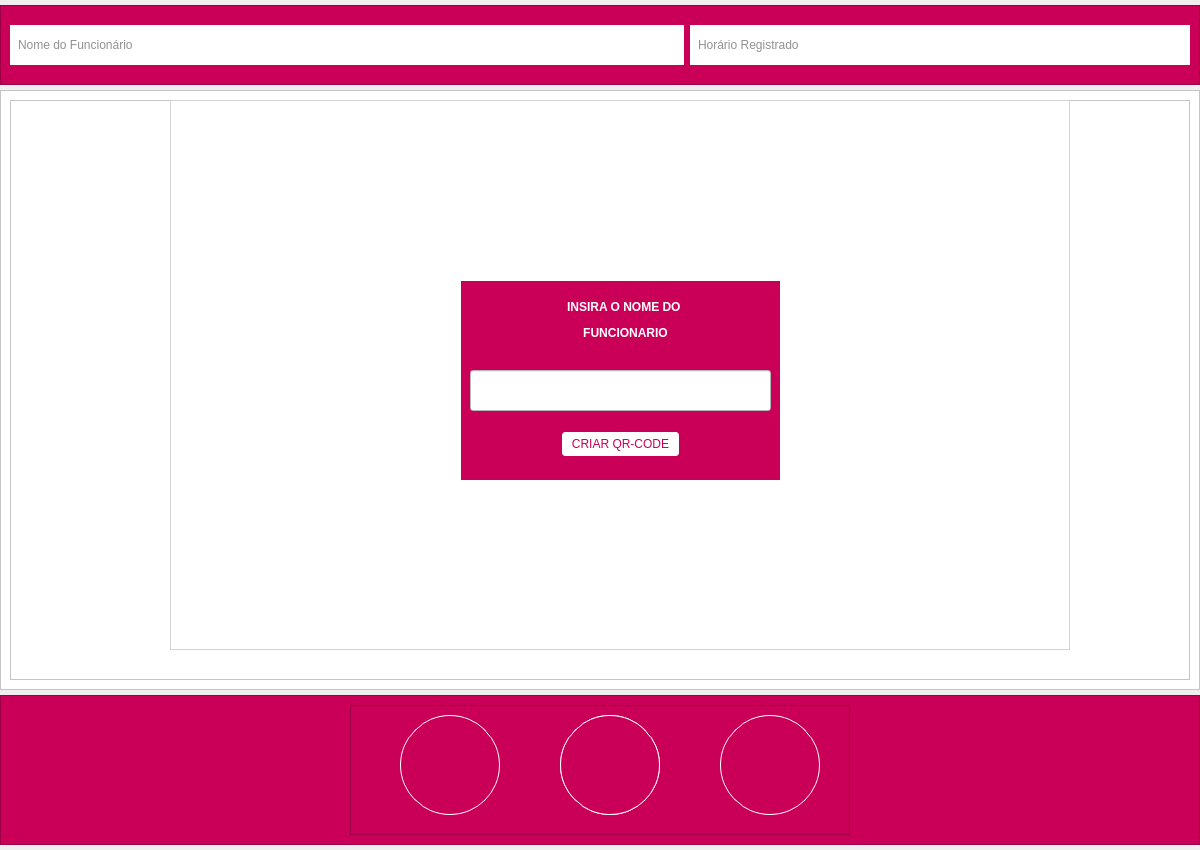
<?xml version="1.0" encoding="UTF-8"?>
<ui version="4.0">
 <class>MainWindow</class>
 <widget class="QMainWindow" name="MainWindow">
  <property name="enabled">
   <bool>true</bool>
  </property>
  <property name="geometry">
   <rect>
    <x>0</x>
    <y>0</y>
    <width>1200</width>
    <height>850</height>
   </rect>
  </property>
  <property name="maximumSize">
   <size>
    <width>1300</width>
    <height>850</height>
   </size>
  </property>
  <property name="windowTitle">
   <string>BANCO DE HORA</string>
  </property>
  <property name="windowIcon">
   <iconset resource="_imagens/imagens.qrc">
    <normaloff>:/newPrefix/clinica-_2_.ico</normaloff>:/newPrefix/clinica-_2_.ico</iconset>
  </property>
  <widget class="QWidget" name="centralwidget">
   <property name="sizePolicy">
    <sizepolicy hsizetype="MinimumExpanding" vsizetype="MinimumExpanding">
     <horstretch>0</horstretch>
     <verstretch>0</verstretch>
    </sizepolicy>
   </property>
   <property name="minimumSize">
    <size>
     <width>1200</width>
     <height>800</height>
    </size>
   </property>
   <property name="maximumSize">
    <size>
     <width>1300</width>
     <height>850</height>
    </size>
   </property>
   <layout class="QVBoxLayout" name="verticalLayout">
    <property name="spacing">
     <number>0</number>
    </property>
    <property name="leftMargin">
     <number>0</number>
    </property>
    <property name="topMargin">
     <number>0</number>
    </property>
    <property name="rightMargin">
     <number>0</number>
    </property>
    <property name="bottomMargin">
     <number>0</number>
    </property>
    <item>
     <widget class="QFrame" name="frame">
      <property name="minimumSize">
       <size>
        <width>1200</width>
        <height>80</height>
       </size>
      </property>
      <property name="maximumSize">
       <size>
        <width>1300</width>
        <height>80</height>
       </size>
      </property>
      <property name="styleSheet">
       <string notr="true">background-color: rgb(202,0,88);</string>
      </property>
      <property name="frameShape">
       <enum>QFrame::StyledPanel</enum>
      </property>
      <property name="frameShadow">
       <enum>QFrame::Raised</enum>
      </property>
      <layout class="QHBoxLayout" name="horizontalLayout_3">
       <item>
        <widget class="QLabel" name="nome_func">
         <property name="maximumSize">
          <size>
           <width>16777215</width>
           <height>40</height>
          </size>
         </property>
         <property name="styleSheet">
          <string notr="true">background-color: rgb(255, 255, 255);
color: rgb(145, 145, 145);
font: 75 12pt &quot;Arial&quot;;
padding-left: 5px;</string>
         </property>
         <property name="text">
          <string>Nome do Funcionário</string>
         </property>
        </widget>
       </item>
       <item>
        <widget class="QLabel" name="hora_func">
         <property name="maximumSize">
          <size>
           <width>500</width>
           <height>40</height>
          </size>
         </property>
         <property name="styleSheet">
          <string notr="true">background-color: rgb(255, 255, 255);
color: rgb(145, 145, 145);
font: 75 12pt &quot;Arial&quot;;
padding-left: 5px;</string>
         </property>
         <property name="text">
          <string>Horário Registrado</string>
         </property>
        </widget>
       </item>
      </layout>
     </widget>
    </item>
    <item>
     <widget class="QFrame" name="frame_2">
      <property name="sizePolicy">
       <sizepolicy hsizetype="Fixed" vsizetype="Fixed">
        <horstretch>0</horstretch>
        <verstretch>0</verstretch>
       </sizepolicy>
      </property>
      <property name="minimumSize">
       <size>
        <width>1100</width>
        <height>500</height>
       </size>
      </property>
      <property name="maximumSize">
       <size>
        <width>1200</width>
        <height>600</height>
       </size>
      </property>
      <property name="styleSheet">
       <string notr="true">background-color: rgb(255, 255, 255);</string>
      </property>
      <property name="frameShape">
       <enum>QFrame::StyledPanel</enum>
      </property>
      <property name="frameShadow">
       <enum>QFrame::Raised</enum>
      </property>
      <layout class="QHBoxLayout" name="horizontalLayout_2">
       <item>
        <widget class="QFrame" name="frame_4">
         <property name="frameShape">
          <enum>QFrame::StyledPanel</enum>
         </property>
         <property name="frameShadow">
          <enum>QFrame::Raised</enum>
         </property>
         <widget class="QLabel" name="imgLabel">
          <property name="geometry">
           <rect>
            <x>160</x>
            <y>0</y>
            <width>900</width>
            <height>550</height>
           </rect>
          </property>
          <property name="minimumSize">
           <size>
            <width>700</width>
            <height>500</height>
           </size>
          </property>
          <property name="maximumSize">
           <size>
            <width>900</width>
            <height>700</height>
           </size>
          </property>
          <property name="sizeIncrement">
           <size>
            <width>0</width>
            <height>0</height>
           </size>
          </property>
          <property name="styleSheet">
           <string notr="true">background-color: rgb(255, 255, 255);
border:1px solid;
border-color: rgb(212, 212, 212);</string>
          </property>
          <property name="text">
           <string/>
          </property>
         </widget>
         <widget class="QFrame" name="info">
          <property name="geometry">
           <rect>
            <x>450</x>
            <y>180</y>
            <width>321</width>
            <height>201</height>
           </rect>
          </property>
          <property name="styleSheet">
           <string notr="true">QFrame#info{
background-color: rgb(202,0,88);
border: 1px solid white;
}</string>
          </property>
          <property name="frameShape">
           <enum>QFrame::StyledPanel</enum>
          </property>
          <property name="frameShadow">
           <enum>QFrame::Raised</enum>
          </property>
          <widget class="QLabel" name="info_text">
           <property name="geometry">
            <rect>
             <x>20</x>
             <y>50</y>
             <width>281</width>
             <height>101</height>
            </rect>
           </property>
           <property name="styleSheet">
            <string notr="true">background-color: rgb(202,0,88);
color: white;</string>
           </property>
           <property name="text">
            <string>&lt;html&gt;&lt;head/&gt;&lt;body&gt;&lt;p align=&quot;center&quot;&gt;&lt;br/&gt;&lt;/p&gt;&lt;/body&gt;&lt;/html&gt;</string>
           </property>
           <property name="alignment">
            <set>Qt::AlignCenter</set>
           </property>
          </widget>
         </widget>
         <widget class="QFrame" name="pega_nome">
          <property name="geometry">
           <rect>
            <x>450</x>
            <y>180</y>
            <width>321</width>
            <height>201</height>
           </rect>
          </property>
          <property name="styleSheet">
           <string notr="true">QFrame#pega_nome{
background-color: rgb(202,0,88);
border: 1px solid white;
}</string>
          </property>
          <property name="frameShape">
           <enum>QFrame::StyledPanel</enum>
          </property>
          <property name="frameShadow">
           <enum>QFrame::Raised</enum>
          </property>
          <widget class="QLabel" name="info_text_2">
           <property name="geometry">
            <rect>
             <x>50</x>
             <y>10</y>
             <width>231</width>
             <height>61</height>
            </rect>
           </property>
           <property name="styleSheet">
            <string notr="true">background-color: rgb(202,0,88);
color: white;</string>
           </property>
           <property name="text">
            <string>&lt;html&gt;&lt;head/&gt;&lt;body&gt;&lt;p align=&quot;center&quot;&gt;&lt;span style=&quot; font-size:9pt; font-weight:600;&quot;&gt;INSIRA O NOME DO &lt;/span&gt;&lt;/p&gt;&lt;p align=&quot;center&quot;&gt;&lt;span style=&quot; font-size:9pt; font-weight:600;&quot;&gt;FUNCIONARIO&lt;/span&gt;&lt;/p&gt;&lt;/body&gt;&lt;/html&gt;</string>
           </property>
           <property name="alignment">
            <set>Qt::AlignCenter</set>
           </property>
          </widget>
          <widget class="QLineEdit" name="nome">
           <property name="geometry">
            <rect>
             <x>10</x>
             <y>90</y>
             <width>301</width>
             <height>41</height>
            </rect>
           </property>
          </widget>
          <widget class="QPushButton" name="enviar_nome">
           <property name="geometry">
            <rect>
             <x>100</x>
             <y>150</y>
             <width>121</width>
             <height>28</height>
            </rect>
           </property>
           <property name="styleSheet">
            <string notr="true">QPushButton#enviar_nome{
color: rgb(202,0,88);
font: 75 8pt &quot;MS Shell Dlg 2&quot;;
border: 2px solid  rgb(202,0,88);
border-radius: 5px;
}
QPushButton#enviar_nome:hover:pressed{
background-color: rgb(202,0,88);
color: white;
font: 75 8pt &quot;MS Shell Dlg 2&quot;;
border: 2px solid white;
border-radius: 5px;
}</string>
           </property>
           <property name="text">
            <string>CRIAR QR-CODE</string>
           </property>
          </widget>
         </widget>
        </widget>
       </item>
      </layout>
     </widget>
    </item>
    <item>
     <widget class="QFrame" name="frame_3">
      <property name="minimumSize">
       <size>
        <width>1200</width>
        <height>150</height>
       </size>
      </property>
      <property name="maximumSize">
       <size>
        <width>1300</width>
        <height>150</height>
       </size>
      </property>
      <property name="styleSheet">
       <string notr="true">background-color: rgb(202,0,88);</string>
      </property>
      <property name="frameShape">
       <enum>QFrame::StyledPanel</enum>
      </property>
      <property name="frameShadow">
       <enum>QFrame::Raised</enum>
      </property>
      <layout class="QHBoxLayout" name="horizontalLayout">
       <item>
        <widget class="QFrame" name="frame_5">
         <property name="minimumSize">
          <size>
           <width>500</width>
           <height>0</height>
          </size>
         </property>
         <property name="maximumSize">
          <size>
           <width>500</width>
           <height>16777215</height>
          </size>
         </property>
         <property name="styleSheet">
          <string notr="true"/>
         </property>
         <property name="frameShape">
          <enum>QFrame::StyledPanel</enum>
         </property>
         <property name="frameShadow">
          <enum>QFrame::Raised</enum>
         </property>
         <widget class="QPushButton" name="sair">
          <property name="geometry">
           <rect>
            <x>370</x>
            <y>10</y>
            <width>100</width>
            <height>100</height>
           </rect>
          </property>
          <property name="minimumSize">
           <size>
            <width>100</width>
            <height>100</height>
           </size>
          </property>
          <property name="styleSheet">
           <string notr="true">QPushButton#sair{
background-image: url(:/newPrefix/sair_branco.png);
background-repeat:no-repeat;
background-position:center;
border: 1px solid white;
border-radius: 50px;}
QPushButton#sair:hover:pressed{
background-color: rgb(244,123,166);
}</string>
          </property>
          <property name="text">
           <string/>
          </property>
         </widget>
         <widget class="QPushButton" name="abrir_camera">
          <property name="geometry">
           <rect>
            <x>210</x>
            <y>10</y>
            <width>100</width>
            <height>100</height>
           </rect>
          </property>
          <property name="minimumSize">
           <size>
            <width>100</width>
            <height>100</height>
           </size>
          </property>
          <property name="styleSheet">
           <string notr="true">QPushButton#abrir_camera{
background-image: url(:/newPrefix/camera_branca.png);
background-repeat:no-repeat;
background-position:center;
border: 1px solid white;
border-radius: 50px;}
QPushButton#abrir_camera:hover:pressed{
background-color: rgb(244,123,166);
}</string>
          </property>
          <property name="text">
           <string/>
          </property>
         </widget>
         <widget class="QPushButton" name="fechar_camera">
          <property name="geometry">
           <rect>
            <x>210</x>
            <y>10</y>
            <width>100</width>
            <height>100</height>
           </rect>
          </property>
          <property name="minimumSize">
           <size>
            <width>100</width>
            <height>100</height>
           </size>
          </property>
          <property name="styleSheet">
           <string notr="true">QPushButton#fechar_camera{
background-image: url(:/newPrefix/desligar_camera_branca.png);
background-repeat:no-repeat;
background-position:center;
border: 1px solid white;
border-radius: 50px;}
QPushButton#fechar_camera:hover:pressed{
background-color: rgb(244,123,166);

}</string>
          </property>
          <property name="text">
           <string/>
          </property>
         </widget>
         <widget class="QPushButton" name="qr_code">
          <property name="geometry">
           <rect>
            <x>50</x>
            <y>10</y>
            <width>100</width>
            <height>100</height>
           </rect>
          </property>
          <property name="minimumSize">
           <size>
            <width>100</width>
            <height>100</height>
           </size>
          </property>
          <property name="whatsThis">
           <string>Cria Qr-Code</string>
          </property>
          <property name="styleSheet">
           <string notr="true">QPushButton#qr_code{
background-image: url(:/newPrefix/criar_qr_code.png);
background-repeat:no-repeat;
background-position:center;
border: 1px solid white;
border-radius: 50px;}
QPushButton#qr_code:hover:pressed{
background-color: rgb(244,123,166);

}</string>
          </property>
          <property name="text">
           <string/>
          </property>
         </widget>
        </widget>
       </item>
      </layout>
     </widget>
    </item>
   </layout>
  </widget>
 </widget>
 <resources>
  <include location="_imagens/imagens.qrc"/>
 </resources>
 <connections/>
</ui>
